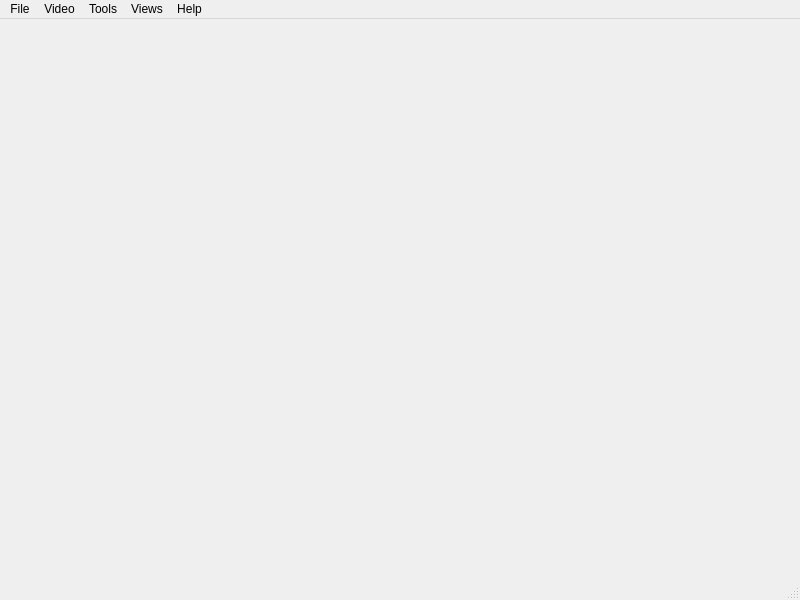
<?xml version="1.0" encoding="UTF-8"?>
<ui version="4.0">
 <class>MainWindow</class>
 <widget class="QMainWindow" name="MainWindow">
  <property name="geometry">
   <rect>
    <x>0</x>
    <y>0</y>
    <width>800</width>
    <height>600</height>
   </rect>
  </property>
  <property name="windowTitle">
   <string>MainWindow</string>
  </property>
  <widget class="QWidget" name="centralwidget"/>
  <widget class="QMenuBar" name="menubar">
   <property name="geometry">
    <rect>
     <x>0</x>
     <y>0</y>
     <width>800</width>
     <height>21</height>
    </rect>
   </property>
   <widget class="QMenu" name="menuFile">
    <property name="title">
     <string>File</string>
    </property>
    <addaction name="actionOpen"/>
    <addaction name="actionQuit"/>
   </widget>
   <widget class="QMenu" name="menuVideo">
    <property name="title">
     <string>Video</string>
    </property>
    <widget class="QMenu" name="menuZoom">
     <property name="title">
      <string>Zoom</string>
     </property>
     <addaction name="action1_4_Quarter"/>
     <addaction name="action1_2_Half"/>
     <addaction name="action1_1_Original"/>
     <addaction name="action2_1_Double"/>
    </widget>
    <widget class="QMenu" name="menuAspect_Ratio">
     <property name="title">
      <string>Aspect Ratio</string>
     </property>
     <addaction name="actionDefault"/>
     <addaction name="action16_9"/>
     <addaction name="action4"/>
     <addaction name="action1_1"/>
     <addaction name="action5_4"/>
    </widget>
    <widget class="QMenu" name="menuCrop">
     <property name="title">
      <string>Crop</string>
     </property>
     <addaction name="actionDefault_2"/>
     <addaction name="action16_10"/>
     <addaction name="action4_3"/>
     <addaction name="action1_2"/>
     <addaction name="action5_5"/>
    </widget>
    <addaction name="menuZoom"/>
    <addaction name="menuAspect_Ratio"/>
    <addaction name="menuCrop"/>
    <addaction name="separator"/>
    <addaction name="actionTake_Snapshot"/>
   </widget>
   <widget class="QMenu" name="menuTools">
    <property name="title">
     <string>Tools</string>
    </property>
    <addaction name="actionPreferences"/>
   </widget>
   <widget class="QMenu" name="menuViews">
    <property name="title">
     <string>Views</string>
    </property>
    <addaction name="actionMinimal_Interface"/>
    <addaction name="actionFullscreen_Interface"/>
    <addaction name="actionAdvanced_Controls"/>
    <addaction name="actionStatus_Bar"/>
   </widget>
   <widget class="QMenu" name="menuHelp">
    <property name="title">
     <string>Help</string>
    </property>
    <addaction name="actionHelp"/>
    <addaction name="actionAbout"/>
   </widget>
   <addaction name="menuFile"/>
   <addaction name="menuVideo"/>
   <addaction name="menuTools"/>
   <addaction name="menuViews"/>
   <addaction name="menuHelp"/>
  </widget>
  <widget class="QStatusBar" name="statusbar"/>
  <action name="actionHelp">
   <property name="text">
    <string>Help</string>
   </property>
  </action>
  <action name="actionAbout">
   <property name="text">
    <string>About</string>
   </property>
  </action>
  <action name="actionOpen">
   <property name="text">
    <string>Open</string>
   </property>
  </action>
  <action name="actionQuit">
   <property name="text">
    <string>Quit</string>
   </property>
  </action>
  <action name="actionTake_Snapshot">
   <property name="text">
    <string>Take Snapshot</string>
   </property>
  </action>
  <action name="action1_4_Quarter">
   <property name="checkable">
    <bool>true</bool>
   </property>
   <property name="icon">
    <iconset>
     <normaloff>../../Downloads/Radio0.png</normaloff>
     <normalon>../../Downloads/Radio Button1.png</normalon>../../Downloads/Radio0.png</iconset>
   </property>
   <property name="text">
    <string>1:4 Quarter</string>
   </property>
   <property name="iconVisibleInMenu">
    <bool>true</bool>
   </property>
  </action>
  <action name="action1_2_Half">
   <property name="checkable">
    <bool>true</bool>
   </property>
   <property name="icon">
    <iconset>
     <normaloff>../../Downloads/Radio0.png</normaloff>
     <normalon>../../Downloads/Radio Button1.png</normalon>../../Downloads/Radio0.png</iconset>
   </property>
   <property name="text">
    <string>1:2 Half</string>
   </property>
  </action>
  <action name="action1_1_Original">
   <property name="checkable">
    <bool>true</bool>
   </property>
   <property name="checked">
    <bool>true</bool>
   </property>
   <property name="icon">
    <iconset>
     <normaloff>../../Downloads/Radio0.png</normaloff>
     <normalon>../../Downloads/Radio Button1.png</normalon>../../Downloads/Radio0.png</iconset>
   </property>
   <property name="text">
    <string>1:1 Original</string>
   </property>
  </action>
  <action name="action2_1_Double">
   <property name="checkable">
    <bool>true</bool>
   </property>
   <property name="icon">
    <iconset>
     <normaloff>../../Downloads/Radio0.png</normaloff>
     <normalon>../../Downloads/Radio Button1.png</normalon>../../Downloads/Radio0.png</iconset>
   </property>
   <property name="text">
    <string>2:1 Double</string>
   </property>
  </action>
  <action name="actionDefault">
   <property name="checkable">
    <bool>true</bool>
   </property>
   <property name="checked">
    <bool>true</bool>
   </property>
   <property name="icon">
    <iconset>
     <normaloff>../../Downloads/Radio0.png</normaloff>
     <normalon>../../Downloads/Radio Button1.png</normalon>../../Downloads/Radio0.png</iconset>
   </property>
   <property name="text">
    <string>Default</string>
   </property>
  </action>
  <action name="action16_9">
   <property name="checkable">
    <bool>true</bool>
   </property>
   <property name="icon">
    <iconset>
     <normaloff>../../Downloads/Radio0.png</normaloff>
     <normalon>../../Downloads/Radio Button1.png</normalon>../../Downloads/Radio0.png</iconset>
   </property>
   <property name="text">
    <string>16:9</string>
   </property>
  </action>
  <action name="action4">
   <property name="checkable">
    <bool>true</bool>
   </property>
   <property name="icon">
    <iconset>
     <normaloff>../../Downloads/Radio0.png</normaloff>
     <normalon>../../Downloads/Radio Button1.png</normalon>../../Downloads/Radio0.png</iconset>
   </property>
   <property name="text">
    <string>4:3</string>
   </property>
  </action>
  <action name="action1_1">
   <property name="checkable">
    <bool>true</bool>
   </property>
   <property name="icon">
    <iconset>
     <normaloff>../../Downloads/Radio0.png</normaloff>
     <normalon>../../Downloads/Radio Button1.png</normalon>../../Downloads/Radio0.png</iconset>
   </property>
   <property name="text">
    <string>1:1</string>
   </property>
  </action>
  <action name="action5_4">
   <property name="checkable">
    <bool>true</bool>
   </property>
   <property name="icon">
    <iconset>
     <normaloff>../../Downloads/Radio0.png</normaloff>
     <normalon>../../Downloads/Radio Button1.png</normalon>../../Downloads/Radio0.png</iconset>
   </property>
   <property name="text">
    <string>5:4</string>
   </property>
  </action>
  <action name="actionDefault_2">
   <property name="checkable">
    <bool>true</bool>
   </property>
   <property name="checked">
    <bool>true</bool>
   </property>
   <property name="icon">
    <iconset>
     <normaloff>../../Downloads/Radio0.png</normaloff>
     <normalon>../../Downloads/Radio Button1.png</normalon>../../Downloads/Radio0.png</iconset>
   </property>
   <property name="text">
    <string>Default</string>
   </property>
  </action>
  <action name="action16_10">
   <property name="checkable">
    <bool>true</bool>
   </property>
   <property name="icon">
    <iconset>
     <normaloff>../../Downloads/Radio0.png</normaloff>
     <normalon>../../Downloads/Radio Button1.png</normalon>../../Downloads/Radio0.png</iconset>
   </property>
   <property name="text">
    <string>16:9</string>
   </property>
  </action>
  <action name="action4_3">
   <property name="checkable">
    <bool>true</bool>
   </property>
   <property name="icon">
    <iconset>
     <normaloff>../../Downloads/Radio0.png</normaloff>
     <normalon>../../Downloads/Radio Button1.png</normalon>../../Downloads/Radio0.png</iconset>
   </property>
   <property name="text">
    <string>4:3</string>
   </property>
  </action>
  <action name="action1_2">
   <property name="checkable">
    <bool>true</bool>
   </property>
   <property name="icon">
    <iconset>
     <normaloff>../../Downloads/Radio0.png</normaloff>
     <normalon>../../Downloads/Radio Button1.png</normalon>../../Downloads/Radio0.png</iconset>
   </property>
   <property name="text">
    <string>1:1</string>
   </property>
  </action>
  <action name="action5_5">
   <property name="checkable">
    <bool>true</bool>
   </property>
   <property name="icon">
    <iconset>
     <normaloff>../../Downloads/Radio0.png</normaloff>
     <normalon>../../Downloads/Radio Button1.png</normalon>../../Downloads/Radio0.png</iconset>
   </property>
   <property name="text">
    <string>5:4</string>
   </property>
  </action>
  <action name="actionPreferences">
   <property name="text">
    <string>Preferences</string>
   </property>
  </action>
  <action name="actionMinimal_Interface">
   <property name="checkable">
    <bool>true</bool>
   </property>
   <property name="checked">
    <bool>false</bool>
   </property>
   <property name="icon">
    <iconset>
     <normaloff>../../Downloads/Checkbox0.png</normaloff>
     <normalon>../../Downloads/Checkbox1.png</normalon>../../Downloads/Checkbox0.png</iconset>
   </property>
   <property name="text">
    <string>Minimal Interface</string>
   </property>
  </action>
  <action name="actionFullscreen_Interface">
   <property name="checkable">
    <bool>true</bool>
   </property>
   <property name="icon">
    <iconset>
     <normaloff>../../Downloads/Checkbox0.png</normaloff>
     <normalon>../../Downloads/Checkbox1.png</normalon>../../Downloads/Checkbox0.png</iconset>
   </property>
   <property name="text">
    <string>Fullscreen Interface</string>
   </property>
  </action>
  <action name="actionAdvanced_Controls">
   <property name="checkable">
    <bool>true</bool>
   </property>
   <property name="icon">
    <iconset>
     <normaloff>../../Downloads/Checkbox0.png</normaloff>
     <normalon>../../Downloads/Checkbox1.png</normalon>../../Downloads/Checkbox0.png</iconset>
   </property>
   <property name="text">
    <string>Advanced Controls</string>
   </property>
  </action>
  <action name="actionStatus_Bar">
   <property name="checkable">
    <bool>true</bool>
   </property>
   <property name="icon">
    <iconset>
     <normaloff>../../Downloads/Checkbox0.png</normaloff>
     <normalon>../../Downloads/Checkbox1.png</normalon>../../Downloads/Checkbox0.png</iconset>
   </property>
   <property name="text">
    <string>Status Bar</string>
   </property>
  </action>
 </widget>
 <resources/>
 <connections/>
</ui>
